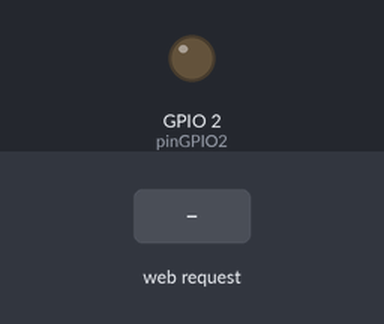
Simulated run of this sketch. Board: ESP8266 (NodeMCU). Parts: output pins drawn as LEDs (lit = HIGH). Inputs (shaded band) come from the test bench. WiFi joins after 1.5 s; servers stay silent unless stated; what the sketch prints to the serial monitor is not drawn.

Above: at 2.7 s.
2.8 s: HTTP request GET /LED=ON received
At 3.4 s:
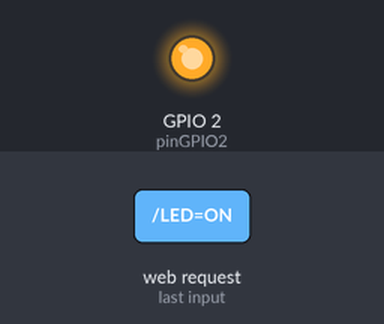
4.3 s: HTTP request GET /LED=DIM received
At 5.5 s:
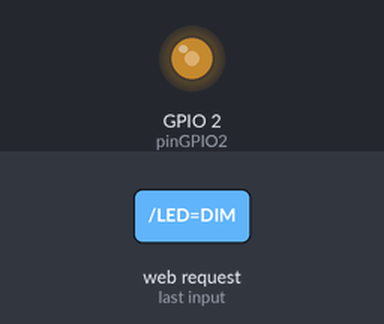
5.8 s: HTTP request GET /LED=ON received
At 6.9 s:
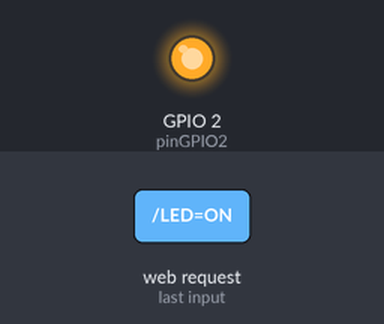
7.3 s: HTTP request GET /LED=OFF received
At 8.0 s:
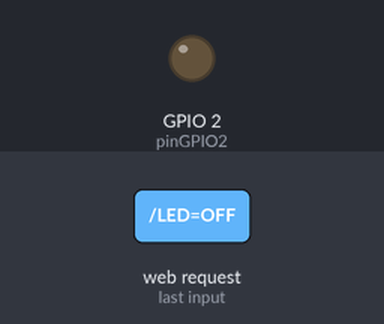
Timing chart, 0 to 9.8 s (numbered marks = the images above; inputs shaded):
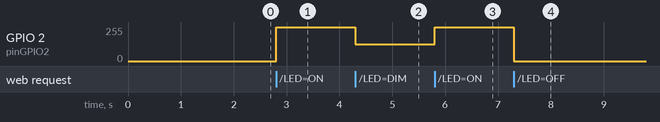

The sketch:

esp01-test.ino
```cpp
/*
  T
  his is a demo of ESP8266 WiFi Module in standalone mode (without Arduino) controlling an LED via a Web page.
  This code also demostrates that PWM is available on the ESP8266, so we can dim the LED.
  Analog Input is available on the ESP8266 but this pin is not wired up on ESP-01 board.
  The ESP can also support interrupts.

  This demo uses the Arduino IDE and the Arduino Boards Manager to upload the program to the ESP2866 with an FTDI Programmer.
  N.B. This overwrites any Firmware that was previously on the ESP8266.

  See: http://www.instructables.com/id/ESP8266-WiFi-Module-for-Dummies/ for the details on how to set the board up and upload the code to the ESP8266
  Also see: http://www.instructables.com/id/The-Simple-Guide-to-Flashing-Your-ESP8266-Firmware/
*/

// Include the ESP8266 Library. This library is automatically provided by the ESP8266 Board Manager and does not need to be installed manually.
#include <ESP8266WiFi.h>

String codeVersion = "Version 1.0  Aug 2016 by TonesB";

// WiFi Router Login - change these to your router settings
const char* SSID = "Freebox-397104";
const char* password = "remittam2-fraxineas-convivat9-fessus&4";

// Setup GPIO2
int pinGPIO2 = 2; //To control LED
int ledStatus = 0; //0=off,1=on,2=dimmed

// Create the ESP Web Server on port 80
WiFiServer WebServer(80);
// Web Client
WiFiClient client;

void setup() {
  Serial.begin(115200);
  delay(10);
  Serial.println();
  Serial.println();
  Serial.println(codeVersion);

  // Setup the GPIO2 LED Pin - this demo also uses PWM to dim the LED.
  pinMode(pinGPIO2, OUTPUT);
  digitalWrite(pinGPIO2, LOW);
  ledStatus = 0;

  // Connect to WiFi network
  Serial.println();
  WiFi.disconnect();
  WiFi.mode(WIFI_STA);
  Serial.print("Connecting to ");
  Serial.println(SSID);
  WiFi.begin(SSID, password);

  while (WiFi.status() != WL_CONNECTED) {
    delay(500);
    Serial.print(".");
  }
  Serial.println("");
  Serial.println("Connected to WiFi");

  // Start the Web Server
  WebServer.begin();
  Serial.println("Web Server started");

  // Print the IP address
  Serial.print("You can connect to the ESP8266 at this URL: ");
  Serial.print("http://");
  Serial.print(WiFi.localIP());
  Serial.println("/");
}

void loop() {
  // Check if a user has connected
  client = WebServer.available();
  if (!client) {//restart loop
    return;
  }

  // Wait until the user sends some data
  Serial.println("New User");
  while (!client.available()) {
    delay(1);
  }

  // Read the first line of the request
  String request = client.readStringUntil('\r\n');
  Serial.println(request);
  client.flush();

  // Process the request:
  if (request.indexOf("/LED=ON") != -1) {
    analogWrite(pinGPIO2, 1023);
    ledStatus = 1;
  }
  if (request.indexOf("/LED=OFF") != -1) {
    analogWrite(pinGPIO2, 0);
    ledStatus = 0;
  }
  if (request.indexOf("/LED=DIM") != -1) {
    analogWrite(pinGPIO2, 512);
    ledStatus = 2;
  }

  // Return the response
  client.println("HTTP/1.1 200 OK");
  client.println("Content-Type: text/html; charset=UTF-8");
  client.println("");
  client.println("<!DOCTYPE HTML>");
  client.println("<html>");
  client.println("<head>");
  client.println("<title>ESP8266 Demo</title>");
  client.println("</head>");
  client.println("<body>");
  client.println("<a href=\"/\">Refresh Status</a>");
  client.println("</br></br>");

  //check the LED status
  if (ledStatus == 0) {
    client.print("LED is Off</br>");
    client.println("Turn the LED <a href=\"/LED=ON\">ON</a></br>");
    client.println("Set LED to <a href=\"/LED=DIM\">DIM</a></br>");
  } else if (ledStatus == 1) {
    client.print("LED is On</br>");
    client.println("Turn the LED <a href=\"/LED=OFF\">OFF</a></br>");
    client.println("Set LED to <a href=\"/LED=DIM\">DIM</a></br>");
  } else if (ledStatus == 2) {
    client.print("LED is Dimmed</br>");
    client.println("Turn the LED <a href=\"/LED=OFF\">OFF</a></br>");
    client.println("Turn the LED <a href=\"/LED=ON\">ON</a></br>");
  }

  client.println("</br>");
  client.println("<a href=\"http://www.instructables.com/id/ESP8266-WiFi-Module-for-Dummies/\" target=\"_blank\">See the Instructables Page: ESP8266 WiFi Module for Dummies</a></br>");
  client.println("<a href=\"http://www.instructables.com/id/The-Simple-Guide-to-Flashing-Your-ESP8266-Firmware/\" target=\"_blank\">See the Instructables Page: The Simple Guide to Flashing Your ESP8266 Firmware</a></br>");

  client.println("</br>");
  client.println("</body>");
  client.println("</html>");

  delay(1);
  Serial.println("User disconnected");
  Serial.println("");

}
```

Measured:
- after the input at 2.8 s, GPIO 2 (pinGPIO2): 0/255 → 255/255 at once
- after the input at 4.3 s, GPIO 2 (pinGPIO2): 255/255 → 127/255 at once
- after the input at 5.8 s, GPIO 2 (pinGPIO2): 127/255 → 255/255 at once
- after the input at 7.3 s, GPIO 2 (pinGPIO2): 255/255 → 0/255 at once
